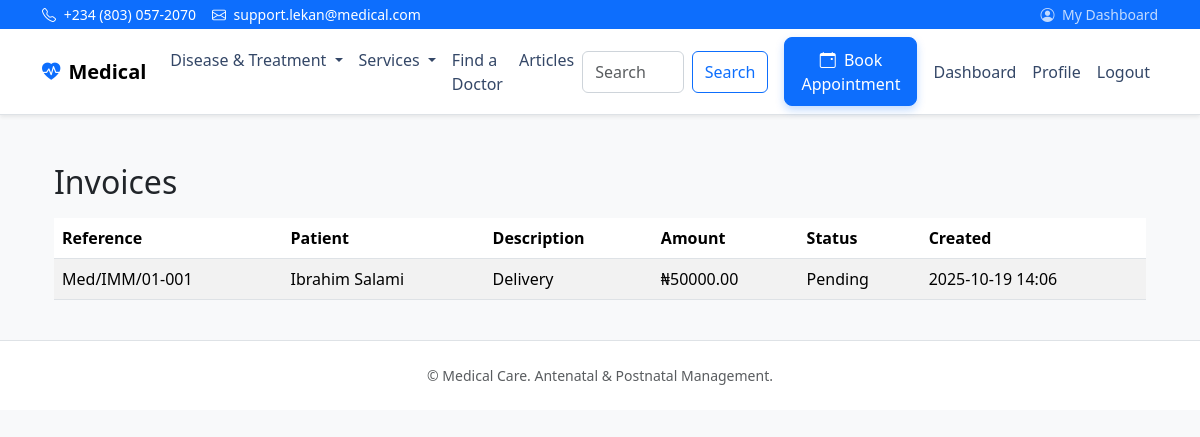
The page /billing/ (signed in) on the database its author committed.
### billing/models.py (models this page shows, shortened)
class Invoice(models.Model):
    STATUS_CHOICES = (
        ('PENDING', 'Pending'),
        ('PAID', 'Paid'),
        ('FAILED', 'Failed'),
        ('CANCELLED', 'Cancelled'),
    )
    patient = models.ForeignKey(MotherProfile, on_delete=models.CASCADE, related_name='invoices')
    created_by = models.ForeignKey(settings.AUTH_USER_MODEL, on_delete=models.SET_NULL, null=True, blank=True)
    reference = models.CharField(max_length=40, unique=True)
    description = models.CharField(max_length=255)
    amount = models.DecimalField(max_digits=12, decimal_places=2)
    status = models.CharField(max_length=20, choices=STATUS_CHOICES, default='PENDING')
    created_at = models.DateTimeField(auto_now_add=True)
    updated_at = models.DateTimeField(auto_now=True)

### patients/models.py (models this page shows, shortened)
class MotherProfile(models.Model):
    user = models.OneToOneField(settings.AUTH_USER_MODEL, on_delete=models.CASCADE, related_name='mother_profile')
    member_id = models.CharField(max_length=20, unique=True, blank=True, null=True)
    full_name = models.CharField(max_length=255)
    age = models.PositiveIntegerField(null=True, blank=True)
    address = models.TextField(blank=True)
    phone_number = models.CharField(max_length=20, blank=True)
    marital_status = models.CharField(max_length=50, blank=True)
    occupation = models.CharField(max_length=100, blank=True)
    profile_picture = models.ImageField(upload_to='profiles/', null=True, blank=True)
    blood_type = models.CharField(max_length=10, blank=True)
    allergies = models.TextField(blank=True)
    previous_pregnancies = models.TextField(blank=True)
    existing_conditions = models.TextField(blank=True)
    emergency_contact = models.CharField(max_length=255, blank=True)
    created_at = models.DateTimeField(auto_now_add=True)
    updated_at = models.DateTimeField(auto_now=True)

### billing/views.py (the view)
# urls.py: path('', invoice_list, name='invoice_list'),
@login_required
def invoice_list(request):
    if request.user.is_staff or request.user.is_superuser:
        invoices = Invoice.objects.select_related('patient').order_by('-created_at')
    else:
        try:
            profile = MotherProfile.objects.get(user=request.user)
            invoices = Invoice.objects.select_related('patient').filter(patient=profile).order_by('-created_at')
        except MotherProfile.DoesNotExist:
            invoices = Invoice.objects.none()
    return render(request, 'billing/invoice_list.html', {'invoices': invoices})

### templates/billing/invoice_list.html
{% extends 'base.html' %}
{% block content %}
<div class="container mt-4">
  <h2>Invoices</h2>
  <table class="table table-striped mt-3">
    <thead>
      <tr>
        <th>Reference</th>
        <th>Patient</th>
        <th>Description</th>
        <th>Amount</th>
        <th>Status</th>
        <th>Created</th>
      </tr>
    </thead>
    <tbody>
      {% for inv in invoices %}
      <tr>
        <td>{{ inv.reference }}</td>
        <td>{{ inv.patient.full_name }}</td>
        <td>{{ inv.description }}</td>
        <td>₦{{ inv.amount }}</td>
        <td>{{ inv.get_status_display }}</td>
        <td>{{ inv.created_at|date:'Y-m-d H:i' }}</td>
      </tr>
      {% empty %}
      <tr><td colspan="6" class="text-center">No invoices found</td></tr>
      {% endfor %}
    </tbody>
  </table>
</div>
{% endblock %}

### static/css/styles.css (style rules this page uses)
:root { --brand-primary: #0d6efd; }
body { font-feature-settings: "liga" 1, "kern" 1; }

### rows shown on the page
Invoice: reference "Med/IMM/01-001", patient.full_name "Ibrahim Salami", description "Delivery", amount "50000.00", status "Pending", created_at "2025-10-19 14:06"
